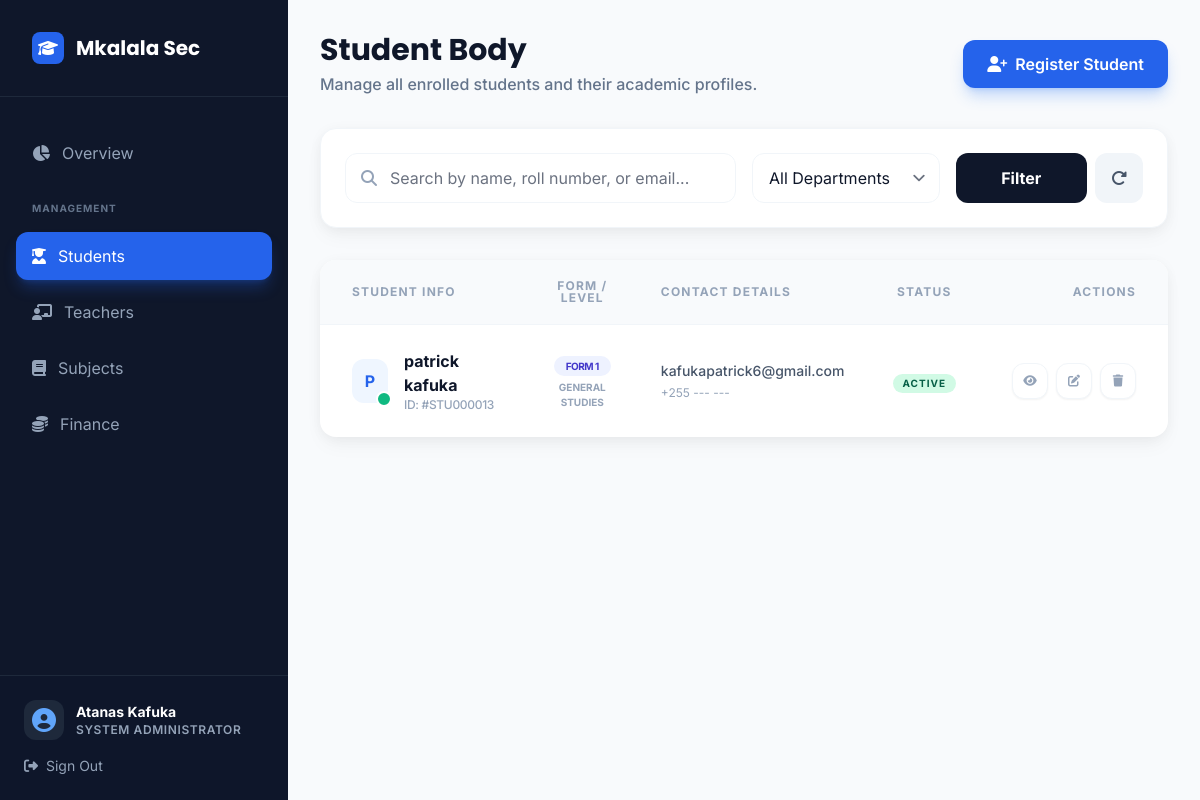
The page /students/ (signed in) on the database its author committed.
### core/models.py (models this page shows, shortened)
class User(AbstractUser):
    ROLE_CHOICES = [
        ('student', _('Student')),
        ('teacher', _('Teacher')),
        ('headmaster', _('Head of School')),
    ]
    role = models.CharField(max_length=20, choices=ROLE_CHOICES, default='student')
    is_student = models.BooleanField(default=False)
    is_faculty = models.BooleanField(default=False)
    is_parent = models.BooleanField(default=False)
    is_headmaster = models.BooleanField(default=False)
    profile_picture = models.ImageField(upload_to='profile_pictures/', blank=True, null=True)
    groups = models.ManyToManyField(
        Group,
        verbose_name=_('groups'),
        blank=True,
        related_name='custom_user_set',
        related_query_name='custom_user',
    )
    user_permissions = models.ManyToManyField(
        Permission,
        verbose_name=_('user permissions'),
        blank=True,
        related_name='custom_user_set',
        related_query_name='custom_user',
    )

class StudentProfile(models.Model):
    FORM_CHOICES = [
        (1, 'Form 1'),
        (2, 'Form 2'),
        (3, 'Form 3'),
        (4, 'Form 4'),
    ]
    user = models.OneToOneField(User, on_delete=models.CASCADE, related_name='student_profile')
    roll_number = models.CharField(max_length=MAX_CODE_LENGTH, unique=True)
    department = models.ForeignKey(Department, on_delete=models.CASCADE)
    admission_year = models.PositiveIntegerField(validators=[MinValueValidator(2000), MaxValueValidator(2100)])
    current_form = models.PositiveIntegerField(choices=FORM_CHOICES, default=1, help_text="Current form level for O-level students")
    current_semester = models.PositiveIntegerField(choices=[(i, str(i)) for i in range(1, 9)], blank=True, null=True, help_text="For university-level students")
    gpa = models.FloatField(blank=True, null=True, validators=[MinValueValidator(0.0), MaxValueValidator(4.0)])
    cgpa = models.FloatField(blank=True, null=True, validators=[MinValueValidator(0.0), MaxValueValidator(4.0)])
    batch = models.CharField(max_length=10, blank=True, null=True)
    address = models.TextField(blank=True, null=True)
    phone = models.CharField(max_length=15, blank=True, null=True)
    profile_picture = models.ImageField(upload_to='student_pics/', blank=True, null=True)
    necta_exam_number = models.CharField(max_length=20, blank=True, null=True, help_text="NECTA examination number")
    birth_certificate_number = models.CharField(max_length=50, blank=True, null=True)
    previous_school = models.CharField(max_length=200, blank=True, null=True, help_text="Previous primary school")
    primary_school_leaving_exam_number = models.CharField(max_length=20, blank=True, null=True, help_text="PSLE number")
    enrolled_subjects = models.ManyToManyField(Subject, through='SubjectEnrollment', related_name='students')
    class Meta:
        indexes = [models.Index(fields=['roll_number'])]

class Department(models.Model):
    EDUCATION_LEVEL_CHOICES = [
        ('olevel', 'O-Level (Form 1-4)'),
        ('alevel', 'A-Level (Form 5-6)'),
        ('primary', 'Primary School'),
        ('tertiary', 'Tertiary/University'),
    ]
    code = models.CharField(max_length=10, unique=True)
    name = models.CharField(max_length=MAX_NAME_LENGTH)
    education_level = models.CharField(max_length=10, choices=EDUCATION_LEVEL_CHOICES, default='olevel')
    slug = models.SlugField(max_length=120, unique=True, blank=True)
    description = models.TextField(blank=True)
    class Meta:
        ordering = ['name']
        indexes = [models.Index(fields=['code'])]

### core/views.py (the view, shortened to what this page needs)
# urls.py: path('students/', views.StudentListView.as_view(), name='admin_student_list'),
class StudentListView(LoginRequiredMixin, UserPassesTestMixin, ListView):
    model = StudentProfile
    template_name = 'core/admin_management/admin_student_list.html'
    context_object_name = 'students'
    paginate_by = 20
    def test_func(self):
        return is_admin(self.request.user)
    def get_queryset(self):
        queryset = StudentProfile.objects.select_related('user', 'department').order_by('user__first_name', 'user__last_name')
        search_query = self.request.GET.get('search', '')
        department_filter = self.request.GET.get('department', '')
        if department_filter:
            queryset = queryset.filter(department_id=department_filter)
        form_filter = self.request.GET.get('form', '')
        if form_filter:
            queryset = queryset.filter(current_form=form_filter)
        status_filter = self.request.GET.get('status', '')
        if status_filter == 'active':
            queryset = queryset.filter(user__is_active=True)
        elif status_filter == 'inactive':
            queryset = queryset.filter(user__is_active=False)
        return queryset
    def get_context_data(self, **kwargs):
        context = super().get_context_data(**kwargs)
        total_students = StudentProfile.objects.count()
        active_students = StudentProfile.objects.filter(user__is_active=True).count()
        inactive_students = StudentProfile.objects.filter(user__is_active=False).count()
        new_students = StudentProfile.objects.filter(
            user__date_joined__month=timezone.now().month,
            user__date_joined__year=timezone.now().year
        ).count()
        from .models import Department
        departments = Department.objects.all()
        departments_count = departments.count()
        context.update({
            'total_students': total_students,
            'active_students': active_students,
            'inactive_students': inactive_students,
            'new_students': new_students,
            'departments': departments,
            'departments_count': departments_count,
        })
        return context

### core/utils.py (called while the page is built)
def is_admin(user):
    return hasattr(user, 'admin_profile') or (hasattr(user, 'role') and user.role == 'admin') or user.is_superuser

### templates/core/admin_management/admin_student_list.html (shortened to what this page needs)
{% extends 'core/base_dashboard.html' %}
{% load static %}
{% block user_role %}System Administrator{% endblock %}
{% block sidebar_nav %}
<a href="{% url 'admin_dashboard' %}" class="sidebar-item text-slate-400">
    <i class="fas fa-chart-pie"></i>
    <span>Overview</span>
</a>
<div class="pt-4 pb-2 px-4 text-[10px] font-bold text-slate-500 uppercase tracking-widest">Management</div>
<a href="{% url 'admin_student_list' %}" class="sidebar-item-active">
    <i class="fas fa-user-graduate"></i>
    <span>Students</span>
</a>
<a href="{% url 'admin_teacher_list' %}" class="sidebar-item text-slate-400">
    <i class="fas fa-chalkboard-teacher"></i>
    <span>Teachers</span>
</a>
<a href="{% url 'subjects_management' %}" class="sidebar-item text-slate-400">
    <i class="fas fa-book"></i>
    <span>Subjects</span>
</a>
<a href="{% url 'admin_fees' %}" class="sidebar-item text-slate-400">
    <i class="fas fa-coins"></i>
    <span>Finance</span>
</a>
{% endblock %}
{% block main_content %}
<div class="flex flex-col md:flex-row md:items-center justify-between gap-6">
    <div class="space-y-1">
        <h1 class="text-3xl font-display font-bold text-slate-900">Student Body</h1>
        <p class="text-slate-500 font-medium">Manage all enrolled students and their academic profiles.</p>
    </div>
    <div class="flex items-center space-x-3">
        <a href="{% url 'admin_student_create' %}" class="btn-glow-primary px-6 py-3 flex items-center">
            <i class="fas fa-user-plus mr-2"></i> Register Student
        </a>
    </div>
</div>
<div class="card-premium p-6 shadow-soft">
    <form method="get" class="grid grid-cols-1 md:grid-cols-4 gap-4">
        <div class="md:col-span-2 relative">
            <i class="fas fa-search absolute left-4 top-1/2 -translate-y-1/2 text-slate-400"></i>
            <input type="text" name="search" value="{{ request.GET.search }}"
                   class="w-full pl-11 pr-4 py-3 rounded-xl border border-slate-100 focus:ring-2 focus:ring-blue-600/20 focus:border-blue-600 transition-all"
                   placeholder="Search by name, roll number, or email...">
        </div>
        <div>
            <select name="department" class="w-full px-4 py-3 rounded-xl border border-slate-100 focus:ring-2 focus:ring-blue-600/20 focus:border-blue-600 transition-all appearance-none bg-white">
                <option value="">All Departments</option>
            </select>
        </div>
        <div class="flex space-x-2">
            <button type="submit" class="flex-1 bg-slate-900 text-white font-bold rounded-xl hover:bg-slate-800 transition-all">Filter</button>
            <a href="{% url 'admin_student_list' %}" class="px-4 flex items-center justify-center bg-slate-100 text-slate-600 rounded-xl hover:bg-slate-200 transition-all">
                <i class="fas fa-redo-alt"></i>
            </a>
        </div>
    </form>
</div>
<div class="card-premium overflow-hidden border-none shadow-soft">
    <div class="p-0 overflow-x-auto">
        <table class="w-full text-left">
            <thead class="bg-slate-50 border-b border-slate-100">
                <tr>
                    <th class="px-8 py-5 text-xs font-bold text-slate-400 uppercase tracking-widest leading-none">Student Info</th>
                    <th class="px-6 py-5 text-xs font-bold text-slate-400 uppercase tracking-widest leading-none text-center">Form / Level</th>
                    <th class="px-6 py-5 text-xs font-bold text-slate-400 uppercase tracking-widest leading-none">Contact Details</th>
                    <th class="px-6 py-5 text-xs font-bold text-slate-400 uppercase tracking-widest leading-none text-center">Status</th>
                    <th class="px-8 py-5 text-xs font-bold text-slate-400 uppercase tracking-widest leading-none text-right">Actions</th>
                </tr>
            </thead>
            <tbody class="divide-y divide-slate-100">
                {% for student in students %}
                <tr class="hover:bg-slate-50/50 transition-colors group">
                    <td class="px-8 py-6">
                        <div class="flex items-center space-x-4">
                            <div class="w-11 h-11 rounded-xl bg-blue-50 text-blue-600 flex items-center justify-center font-bold relative">
                                {{ student.user.get_full_name|first|upper }}
                                <div class="absolute -bottom-1 -right-1 w-4 h-4 rounded-full border-2 border-white {% if student.user.is_active %}bg-emerald-500{% else %}bg-slate-300{% endif %}"></div>
                            </div>
                            <div>
                                <p class="font-bold text-slate-900">{{ student.user.get_full_name|default:student.user.username }}</p>
                                <p class="text-xs text-slate-400 font-medium tracking-tight">ID: #{{ student.roll_number|default:"N/A" }}</p>
                            </div>
                        </div>
                    </td>
                    <td class="px-6 py-6 text-center">
                        <span class="px-3 py-1 bg-indigo-50 text-indigo-700 text-[10px] font-bold rounded-full uppercase tracking-tighter">
                            Form {{ student.current_form|default:"?" }}
                        </span>
                        <p class="text-[10px] text-slate-400 font-bold uppercase mt-1">{{ student.department.name|truncatechars:15|default:"General" }}</p>
                    </td>
                    <td class="px-6 py-6">
                        <p class="text-sm font-medium text-slate-600">{{ student.user.email }}</p>
                        <p class="text-xs text-slate-400 mt-1">{{ student.phone|default:"+255 --- ---" }}</p>
                    </td>
                    <td class="px-6 py-6 text-center">
                        {% if student.user.is_active %}
                            <span class="inline-flex items-center px-2.5 py-0.5 rounded-full text-[10px] font-bold bg-emerald-100 text-emerald-800 uppercase tracking-widest">Active</span>
                        {% else %}
                            <span class="inline-flex items-center px-2.5 py-0.5 rounded-full text-[10px] font-bold bg-slate-100 text-slate-400 uppercase tracking-widest">Inactive</span>
                        {% endif %}
                    </td>
                    <td class="px-8 py-6 text-right">
                        <div class="flex items-center justify-end space-x-2">
                            <a href="{% url 'admin_student_detail' student.id %}" class="w-9 h-9 rounded-xl bg-white border border-slate-100 text-slate-400 hover:text-blue-600 hover:border-blue-200 flex items-center justify-center transition-all shadow-sm">
                                <i class="fas fa-eye text-xs"></i>
                            </a>
                            <a href="{% url 'admin_student_edit' student.id %}" class="w-9 h-9 rounded-xl bg-white border border-slate-100 text-slate-400 hover:text-indigo-600 hover:border-indigo-200 flex items-center justify-center transition-all shadow-sm">
                                <i class="fas fa-edit text-xs"></i>
                            </a>
                            <a href="{% url 'admin_student_delete' student.id %}" class="w-9 h-9 rounded-xl bg-white border border-slate-100 text-slate-400 hover:text-red-600 hover:border-red-200 flex items-center justify-center transition-all shadow-sm">
                                <i class="fas fa-trash text-xs"></i>
                            </a>
                        </div>
                    </td>
                </tr>
                {% endfor %}
            </tbody>
        </table>
    </div>
</div>
{% endblock %}

### templates/core/base_dashboard.html (shortened to what this page needs)
{% load static %}
<!DOCTYPE html>
<html lang="en" class="h-full bg-slate-50 text-slate-900 antialiased">
<head>
    <link href="{% static 'css/tailwind.css' %}" rel="stylesheet" />
    <link rel="stylesheet" href="https://cdnjs.cloudflare.com/ajax/libs/font-awesome/6.4.0/css/all.min.css">
</head>
<body class="h-full font-sans overflow-hidden">
    <div class="flex h-full">
        <aside id="sidebar" class="fixed inset-y-0 left-0 z-50 w-72 bg-slate-900 text-white transition-transform duration-300 -translate-x-full lg:translate-x-0 lg:static lg:inset-0">
            <div class="flex flex-col h-full">
                <div class="p-8 border-b border-slate-800">
                    <a href="{% url 'public_home' %}" class="flex items-center space-x-3">
                        <div class="w-8 h-8 bg-blue-600 rounded-lg flex items-center justify-center text-white">
                            <i class="fas fa-graduation-cap"></i>
                        </div>
                        <span class="text-xl font-display font-bold">Mkalala Sec</span>
                    </a>
                </div>
                <nav class="flex-1 px-4 py-8 space-y-2 overflow-y-auto">
                    {% block sidebar_nav %}{% endblock %}
                </nav>
                <div class="p-6 border-t border-slate-800 bg-slate-900/50">
                    <div class="flex items-center space-x-3 mb-4">
                        <div class="w-10 h-10 rounded-xl bg-slate-800 flex items-center justify-center text-blue-400">
                            <i class="fas fa-user-circle text-2xl"></i>
                        </div>
                        <div class="flex-1 min-w-0">
                            <p class="text-sm font-bold truncate">{{ user.get_full_name|default:user.username }}</p>
                            <p class="text-xs text-slate-400 uppercase tracking-wider font-semibold">{% block user_role %}{% endblock %}</p>
                        </div>
                    </div>
                    <a href="{% url 'logout' %}" class="flex items-center space-x-2 text-sm text-slate-400 hover:text-red-400 transition-colors">
                        <i class="fas fa-sign-out-alt"></i>
                        <span>Sign Out</span>
                    </a>
                </div>
            </div>
        </aside>
        <div class="flex-1 flex flex-col min-w-0 overflow-hidden">
            <main class="flex-1 overflow-y-auto p-4 lg:p-8 space-y-8">
                {% block main_content %}{% endblock %}
            </main>
        </div>
    </div>
</body>
</html>

### rows shown on the page
User: get_full_name "Atanas Kafuka"
StudentProfile: user.get_full_name|first "P", user.get_full_name "patrick kafuka", roll_number "STU000013", current_form "1", department.name "GENERAL STUDIES", user.email "kafukapatrick6@gmail.com", phone "+255 --- ---", shows "ACTIVE"
